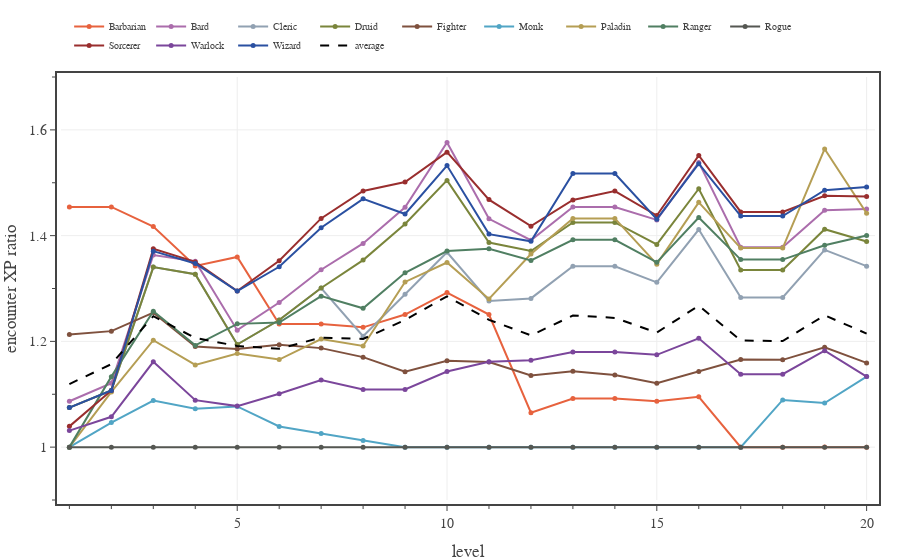

The notebook cell saved with this chart:
### Code cell
# Plots average encounter XP for each class on days with only two Deadly encounters and one short rest. 
n_enc = 2
encounter_difficulty = 'Deadly'

with open(f'../xp-and-player-characters/pc data - Medium 2 short rests.json', 'r') as fin:
    pc_data0 = json.load(fin)

with open(f'../xp-and-player-characters/pc data - {encounter_difficulty} 2 short rests.json', 'r') as fin:
    pc_data1 = json.load(fin)


levels = np.array(range(1,21,1))
enc_XP_budget = 0.5 * np.array(ENCOUNTER_DIFFICULTIES['Daily']['XP'])

fig = go.Figure(
    layout=go.Layout(
        template=TFB_TEMPLATE,
        xaxis=dict(
            title_text='level',
            range=[0.8, 20.2],
            tick0=0, dtick=5,
            minor=dict(tick0=0, dtick=1),
        ),
        yaxis=dict(
            autorange=False,
            title_text='encounter XP ratio',
            range=[0.9, 1.7],
            tick0=0, dtick=0.2,
            minor=dict(tick0=0, dtick=0.1),
        ),
        legend=dict(
            yanchor='bottom',  y=1.04,
            xanchor='left', x=0.01,
            orientation='h',
        )
    )
)

eXPmean = np.zeros(20)
aXPmean = np.zeros(20)
for pc in PC_CLASSES:
    eXP = np.zeros(20)
    for level in range(20):
        encounters = pc_data1[pc][level]['encounters']
        encounters = [x for x in encounters if x['type'] == 'encounter']
        eXP[level] = np.mean([x['XP mean'] for x in encounters[0:n_enc]])

    eXPmean += eXP
    aXP  = np.array([x['encounter XP mean'] for x in pc_data0[pc]])
    aXPmean += aXP
    fig.add_trace(go.Scatter(
        x=levels, 
        y=eXP/aXP,
        mode='lines+markers', 
        line={'color': PC_CLASSES[pc]['color']},
        marker={'size': 5},
        unselected=dict(marker=dict(opacity=0.0)),
        name=pc,
        hovertemplate=
            '<b>'+pc+'</b><br>'+
            'lvl %{x}<br>'+
            'enc XP %{y:.2f}'+
            '<extra></extra>'
    ))

eXPmean /= len(PC_CLASSES)
aXPmean /= len(PC_CLASSES)
fig.add_trace(go.Scatter(
    x=levels, 
    y=eXPmean/aXPmean,
    mode='lines', 
    line=dict(color='black', dash='dash'),
    unselected=dict(marker=dict(opacity=0.0)),
    name='average',
    hoverinfo='skip'
))

# show figure
fig.show(config=TFB_CONFIG)

# save large format figure
if SAVEFIGS:
    file_name = f'./fig-two-encounters-xp-vs-level-{encounter_difficulty.lower()}-large.html'
    fig_html = fig.to_html(
        config=TFB_CONFIG,
        include_plotlyjs=False, 
        full_html=False, 
    )
    fig_soup = BeautifulSoup(fig_html, 'html.parser')
    fig_soup.div['class'] = 'plotly-div-large'
    fig_soup.div['style'] = 'aspect-ratio:600/550'
    with open(file_name, 'wb') as fout:
        fout.write(fig_soup.prettify('utf-8'))

# save small format figure
if SAVEFIGS:
    fig.update_traces(marker=dict(size=4))
    fig.update_layout(font=dict(size=10), legend=dict(font_size=8))
    file_name = f'./fig-two-encounters-xp-vs-level-{encounter_difficulty.lower()}-small.html'
    fig_html = fig.to_html(
        config=TFB_CONFIG,
        include_plotlyjs=False, 
        full_html=False, 
    )
    fig_soup = BeautifulSoup(fig_html, 'html.parser')
    fig_soup.div['class'] = 'plotly-div-small'
    fig_soup.div['style'] = 'aspect-ratio:600/600'
    with open(file_name, 'wb') as fout:
        fout.write(fig_soup.prettify('utf-8'))

### Figure 1 — Plotly figure (JSON) as saved in the notebook; plotly's stock layout.template omitted (floating-point values rounded to 4 significant figures)
{"data": [{"hovertemplate": "<b>Barbarian</b><br>lvl %{x}<br>enc XP %{y:.2f}<extra></extra>", "line": {"color": "#E7623E"}, "marker": {"size": 5}, "mode": "lines+markers", "name": "Barbarian", "type": "scatter", "unselected": {"marker": {"opacity": 0}}, "x": [1, 2, 3, 4, 5, 6, 7, 8, 9, 10, 11, 12, 13, 14, 15, 16, 17, 18, 19, 20], "y": [1.454, 1.454, 1.417, 1.343, 1.36, 1.233, 1.233, 1.227, 1.251, 1.292, 1.251, 1.065, 1.092, 1.092, 1.087, 1.095, 1, 1, 1.0, 1]}, {"hovertemplate": "<b>Bard</b><br>lvl %{x}<br>enc XP %{y:.2f}<extra></extra>", "line": {"color": "#AB6DAC"}, "marker": {"size": 5}, "mode": "lines+markers", "name": "Bard", "type": "scatter", "unselected": {"marker": {"opacity": 0}}, "x": [1, 2, 3, 4, 5, 6, 7, 8, 9, 10, 11, 12, 13, 14, 15, 16, 17, 18, 19, 20], "y": [1.087, 1.121, 1.363, 1.352, 1.221, 1.274, 1.336, 1.385, 1.454, 1.576, 1.432, 1.391, 1.454, 1.454, 1.43, 1.538, 1.378, 1.378, 1.448, 1.45]}, {"hovertemplate": "<b>Cleric</b><br>lvl %{x}<br>enc XP %{y:.2f}<extra></extra>", "line": {"color": "#91A1B2"}, "marker": {"size": 5}, "mode": "lines+markers", "name": "Cleric", "type": "scatter", "unselected": {"marker": {"opacity": 0}}, "x": [1, 2, 3, 4, 5, 6, 7, 8, 9, 10, 11, 12, 13, 14, 15, 16, 17, 18, 19, 20], "y": [1.075, 1.107, 1.341, 1.327, 1.194, 1.24, 1.301, 1.21, 1.289, 1.368, 1.276, 1.281, 1.342, 1.342, 1.312, 1.411, 1.283, 1.283, 1.373, 1.342]}, {"hovertemplate": "<b>Druid</b><br>lvl %{x}<br>enc XP %{y:.2f}<extra></extra>", "line": {"color": "#7A853B"}, "marker": {"size": 5}, "mode": "lines+markers", "name": "Druid", "type": "scatter", "unselected": {"marker": {"opacity": 0}}, "x": [1, 2, 3, 4, 5, 6, 7, 8, 9, 10, 11, 12, 13, 14, 15, 16, 17, 18, 19, 20], "y": [1.075, 1.107, 1.341, 1.327, 1.194, 1.24, 1.301, 1.354, 1.422, 1.504, 1.387, 1.371, 1.425, 1.425, 1.383, 1.489, 1.335, 1.335, 1.412, 1.389]}, {"hovertemplate": "<b>Fighter</b><br>lvl %{x}<br>enc XP %{y:.2f}<extra></extra>", "line": {"color": "#7F513E"}, "marker": {"size": 5}, "mode": "lines+markers", "name": "Fighter", "type": "scatter", "unselected": {"marker": {"opacity": 0}}, "x": [1, 2, 3, 4, 5, 6, 7, 8, 9, 10, 11, 12, 13, 14, 15, 16, 17, 18, 19, 20], "y": [1.213, 1.219, 1.254, 1.19, 1.185, 1.194, 1.187, 1.17, 1.143, 1.163, 1.161, 1.136, 1.144, 1.136, 1.121, 1.143, 1.166, 1.165, 1.189, 1.159]}, {"hovertemplate": "<b>Monk</b><br>lvl %{x}<br>enc XP %{y:.2f}<extra></extra>", "line": {"color": "#51A5C5"}, "marker": {"size": 5}, "mode": "lines+markers", "name": "Monk", "type": "scatter", "unselected": {"marker": {"opacity": 0}}, "x": [1, 2, 3, 4, 5, 6, 7, 8, 9, 10, 11, 12, 13, 14, 15, 16, 17, 18, 19, 20], "y": [1, 1.046, 1.088, 1.073, 1.077, 1.039, 1.026, 1.013, 1, 1, 1, 1, 1, 1, 1, 1, 1, 1.089, 1.083, 1.133]}, {"hovertemplate": "<b>Paladin</b><br>lvl %{x}<br>enc XP %{y:.2f}<extra></extra>", "line": {"color": "#B59E54"}, "marker": {"size": 5}, "mode": "lines+markers", "name": "Paladin", "type": "scatter", "unselected": {"marker": {"opacity": 0}}, "x": [1, 2, 3, 4, 5, 6, 7, 8, 9, 10, 11, 12, 13, 14, 15, 16, 17, 18, 19, 20], "y": [1, 1.104, 1.202, 1.155, 1.177, 1.166, 1.204, 1.191, 1.312, 1.349, 1.28, 1.365, 1.433, 1.433, 1.346, 1.463, 1.376, 1.376, 1.564, 1.442]}, {"hovertemplate": "<b>Ranger</b><br>lvl %{x}<br>enc XP %{y:.2f}<extra></extra>", "line": {"color": "#507F62"}, "marker": {"size": 5}, "mode": "lines+markers", "name": "Ranger", "type": "scatter", "unselected": {"marker": {"opacity": 0}}, "x": [1, 2, 3, 4, 5, 6, 7, 8, 9, 10, 11, 12, 13, 14, 15, 16, 17, 18, 19, 20], "y": [1, 1.133, 1.257, 1.192, 1.233, 1.236, 1.286, 1.263, 1.33, 1.371, 1.375, 1.353, 1.392, 1.392, 1.35, 1.434, 1.355, 1.355, 1.382, 1.4]}, {"hovertemplate": "<b>Rogue</b><br>lvl %{x}<br>enc XP %{y:.2f}<extra></extra>", "line": {"color": "#555752"}, "marker": {"size": 5}, "mode": "lines+markers", "name": "Rogue", "type": "scatter", "unselected": {"marker": {"opacity": 0}}, "x": [1, 2, 3, 4, 5, 6, 7, 8, 9, 10, 11, 12, 13, 14, 15, 16, 17, 18, 19, 20], "y": [1, 1, 1, 1, 1.0, 1, 1, 1, 1, 1, 1, 1, 1.0, 1.0, 1, 1, 1, 1, 1, 1.0]}, {"hovertemplate": "<b>Sorcerer</b><br>lvl %{x}<br>enc XP %{y:.2f}<extra></extra>", "line": {"color": "#992E2E"}, "marker": {"size": 5}, "mode": "lines+markers", "name": "Sorcerer", "type": "scatter", "unselected": {"marker": {"opacity": 0}}, "x": [1, 2, 3, 4, 5, 6, 7, 8, 9, 10, 11, 12, 13, 14, 15, 16, 17, 18, 19, 20], "y": [1.039, 1.107, 1.375, 1.35, 1.295, 1.352, 1.433, 1.485, 1.501, 1.558, 1.468, 1.418, 1.467, 1.484, 1.438, 1.552, 1.445, 1.445, 1.476, 1.474]}, {"hovertemplate": "<b>Warlock</b><br>lvl %{x}<br>enc XP %{y:.2f}<extra></extra>", "line": {"color": "#7B469B"}, "marker": {"size": 5}, "mode": "lines+markers", "name": "Warlock", "type": "scatter", "unselected": {"marker": {"opacity": 0}}, "x": [1, 2, 3, 4, 5, 6, 7, 8, 9, 10, 11, 12, 13, 14, 15, 16, 17, 18, 19, 20], "y": [1.031, 1.057, 1.161, 1.089, 1.078, 1.101, 1.127, 1.109, 1.109, 1.143, 1.162, 1.164, 1.18, 1.18, 1.175, 1.206, 1.138, 1.138, 1.182, 1.133]}, {"hovertemplate": "<b>Wizard</b><br>lvl %{x}<br>enc XP %{y:.2f}<extra></extra>", "line": {"color": "#2A50A1"}, "marker": {"size": 5}, "mode": "lines+markers", "name": "Wizard", "type": "scatter", "unselected": {"marker": {"opacity": 0}}, "x": [1, 2, 3, 4, 5, 6, 7, 8, 9, 10, 11, 12, 13, 14, 15, 16, 17, 18, 19, 20], "y": [1.075, 1.107, 1.371, 1.347, 1.295, 1.341, 1.415, 1.47, 1.441, 1.532, 1.403, 1.389, 1.518, 1.518, 1.431, 1.536, 1.437, 1.437, 1.486, 1.492]}, {"hoverinfo": "skip", "line": {"color": "black", "dash": "dash"}, "mode": "lines", "name": "average", "type": "scatter", "unselected": {"marker": {"opacity": 0}}, "x": [1, 2, 3, 4, 5, 6, 7, 8, 9, 10, 11, 12, 13, 14, 15, 16, 17, 18, 19, 20], "y": [1.119, 1.157, 1.248, 1.206, 1.191, 1.186, 1.207, 1.205, 1.24, 1.285, 1.241, 1.211, 1.249, 1.244, 1.217, 1.268, 1.202, 1.201, 1.249, 1.215]}], "layout": {"legend": {"orientation": "h", "x": 0.01, "xanchor": "left", "y": 1.04, "yanchor": "bottom"}, "xaxis": {"dtick": 5, "minor": {"dtick": 1, "tick0": 0}, "range": [0.8, 20.2], "tick0": 0, "title": {"text": "level"}}, "yaxis": {"autorange": false, "dtick": 0.2, "minor": {"dtick": 0.1, "tick0": 0}, "range": [0.9, 1.7], "tick0": 0, "title": {"text": "encounter XP ratio"}}}}
